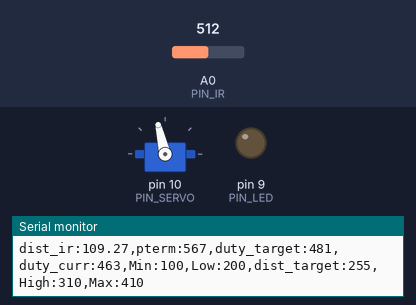
Recording of a sketch running on a simulated Arduino Uno, built with avr-gcc and run on an emulated ATmega328P. On the bench: servo, output pins drawn as LEDs (lit = HIGH), the last lines printed to the serial monitor. Inputs (shaded band) come from the test bench; at power-on: A0 (PIN_IR) = 512.

Above: at 1.2 s.
1.3 s: A0 (PIN_IR) set to 122
At 1.75 s:
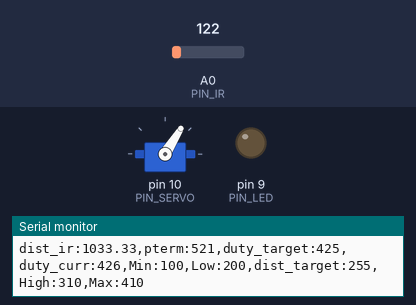
4.3 s: A0 (PIN_IR) set to 0
At 5.05 s:
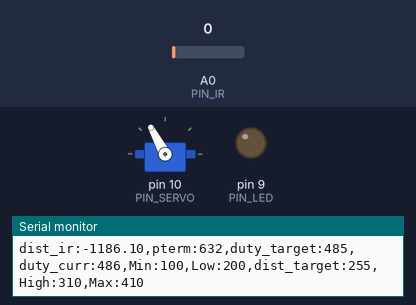
Timing chart, 0 to 13.3 s (numbered marks = the images above; inputs shaded):
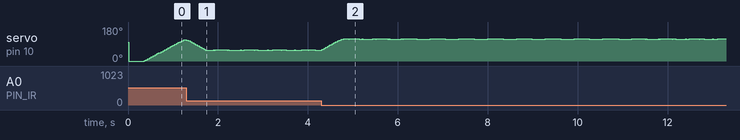

The sketch:

PropotionalControl.ino
```cpp
#include <Servo.h>

/////////////////////////////
// Configurable parameters //
/////////////////////////////

// Arduino pin assignment
#define PIN_LED 9         //LED를 아두이노 GPIO 9번 핀에 연결
#define PIN_SERVO 10    //서보모터를 아두이노 GPIO 10번 핀에 연결
#define PIN_IR A0     //적외선 센서를 아두이노 아날로그 A0핀에 연결

// Framework setting
#define _DIST_TARGET 255 //목표하는 위치
#define _DIST_MIN 100   //거리의 최솟값이 100mm
#define _DIST_MAX 410  // 거리의 최대값 410mm

// Distance sensor
#define _DIST_ALPHA 0.0   // 센서 보정정도
          // [3131] EMA필터값
// Servo range
#define _DUTY_MIN 1150    //서보의 최소각도를 microseconds로 표현 //(High)
#define _DUTY_NEU 1550    // 레일플레이트 중립위치를 만드는 서보 duty값 //(Middle)
#define _DUTY_MAX 1750    //서보의 최대각도의 microseconds의 값 //(Low)

// Servo speed control
#define _SERVO_ANGLE 30   //최대 가동범위에 따른 목표 서보 회전각
#define _SERVO_SPEED 400   //서보 속도를 400으로

// Event periods
#define _INTERVAL_DIST 20   // 적외선센서 업데이트 주기
#define _INTERVAL_SERVO 20  // 서보 업데이트 주기
#define _INTERVAL_SERIAL 100  //시리얼 플로터 갱신 속도

// PID parameters
#define _KP 1.1  // [2635] P 이득 비율(?)
#define _KI 0.0   // [2635] I 이득 비율
#define _KD 0.0 // [2635] D 이득 비율


//////////////////////
// global variables //
//////////////////////

// Servo instance
Servo myservo; // [3070] 서보 객체 생성

// Distance sensor
float dist_target; // location to send the ball
float dist_raw, dist_ema; // 거리와 노이즈 필터 적용 후 거리를 저장하기 위한 변수

// Event periods
unsigned long last_sampling_time_dist, last_sampling_time_servo,
last_sampling_time_serial;
// 각 이벤트별 업데이트를 위해 측정하는 시간
//마지막으로 측정한 거리, 마지막으로 측정한 서보 각도

bool event_dist, event_servo, event_serial; // 이벤트별 이번 루프에서 업데이트 여부

// Servo speed control
int duty_chg_per_interval; // 서보속도 제어를 위한 변수 선언
int duty_target;
int duty_curr; //  목표duty, 현재duty

// PID variables
float error_curr, error_prev, control, pterm, dterm, iterm; //  PID 제어를 위한 현재 오차, 이전오차, 컨트롤(?), p 값, d 값, i 값 변수 선언


void setup() {
// initialize GPIO pins for LED and attach servo
  pinMode(PIN_LED, OUTPUT); //핀 LED 활성화
  myservo.attach(PIN_SERVO); //  서보 구동을 위한 서보 초기화

// initialize global variables
duty_target, duty_curr = _DIST_MIN; //  duty_target, duty_curr 초기화
last_sampling_time_dist, last_sampling_time_servo, last_sampling_time_serial = 0;
//  샘플링 타임 변수 초기화
dist_raw, dist_ema = _DIST_MIN; //  dist 변수 초기화
pterm = iterm = dterm = 0; //  pid 제어값에서 우선 p 만 사용하도록

// move servo to neutral position
  myservo.writeMicroseconds(_DUTY_NEU); //

// initialize serial port
  Serial.begin(57600); //

// convert angle speed into duty change per interval.
  duty_chg_per_interval = (_DUTY_MAX - _DUTY_MIN) * (_SERVO_SPEED / 180.0f) * (_INTERVAL_SERVO / 1000.0f);    //  설정한 서보 스피드에 따른 duty change per interval 값을 변환

}


void loop() {
    //  indentation 수정(space 4칸)
    /////////////////////
    // Event generator //
    /////////////////////
    unsigned long time_curr = millis(); // 이벤트 업데이트 주기 계산을 위한 현재 시간
    //  이벤트 주기가 돌아올때까지 현재시간과 비교하며 기다리도록 함.
    if(time_curr >= last_sampling_time_dist + _INTERVAL_DIST) {
        last_sampling_time_dist += _INTERVAL_DIST;
        event_dist = true;
    }
    if(time_curr >= last_sampling_time_servo + _INTERVAL_SERVO) {
        last_sampling_time_servo += _INTERVAL_SERVO;
        event_servo = true;
    }
    if(time_curr >= last_sampling_time_serial + _INTERVAL_SERIAL) {
        last_sampling_time_serial += _INTERVAL_SERIAL;
        event_serial = true;
    }

    ////////////////////
    // Event handlers //
    ////////////////////

    if(event_dist) {
        event_dist = false; //  업데이트 대기
        // get a distance reading from the distance sensor
        dist_raw = ir_distance_filtered(); //  센서 값 받아와서 변수에 저장
        dist_ema = _DIST_ALPHA * dist_raw + (1 - _DIST_ALPHA) * dist_ema;
        //  dist_ema 설정

        // PID control logic
        error_curr = _DIST_TARGET - dist_raw; // 오차 계산
        pterm = error_curr; //  p값은 오차
        control = _KP * pterm + _KI * iterm +  _KD * dterm; //  control 값, i와 d는 현재 0


        duty_target = _DUTY_NEU + (control);

  // keep duty_target value within the range of [_DUTY_MIN, _DUTY_MAX]
        if(duty_target < _DUTY_MIN)  //  양극값 넘어가는 경우 극값으로 제한
        {
            duty_target = _DUTY_MIN;
        }
        if(duty_target > _DUTY_MAX)
        {
            duty_target = _DUTY_MAX;
        }


    if(event_servo) {
        event_servo = false; //  업데이트 대기
        // adjust duty_curr toward duty_target by duty_chg_per_interval
         if(duty_target > duty_curr) {
           duty_curr += duty_chg_per_interval;
           //if(duty_curr > duty_target) duty_curr = duty_target;
         }
         else if(duty_target == duty_curr){
          duty_curr = duty_target;
         }
         else {
           duty_curr -= duty_chg_per_interval;
           //if(duty_curr < duty_target) duty_curr = duty_target;
         }
        // update servo position
        myservo.writeMicroseconds((int)duty_curr); //
      }


    }

    if(event_serial) {
        event_serial = false; //  이벤트 주기가 왔다면 다시 false로 만들고 이벤트를 수행
    Serial.print("dist_ir:");
    Serial.print(dist_raw);
    Serial.print(",pterm:");
    Serial.print(map(pterm,-1000,1000,510,610));
    Serial.print(",duty_target:");
    Serial.print(map(duty_target,1000,2000,410,510));
    Serial.print(",duty_curr:");
    Serial.print(map(duty_curr,1000,2000,410,510));
    Serial.println(",Min:100,Low:200,dist_target:255,High:310,Max:410");


    }
}

float ir_distance(void){ // return value unit: mm
    float val; // [3055] 변수 val 선언
    float volt = float(analogRead(PIN_IR))  - 50; //  volt변수에 적외선 센서 측정값 입력(센서 위치 고려)
    val = ((6762.0/(volt - 9.0)) - 4.0) * 10.0; //  volt 값 보정
    return val; // [3055] val 리턴
}

float ir_distance_filtered(void){ // return value unit: mm
  return ir_distance(); // for now, just use ir_distance() without noise filter.
}
```
